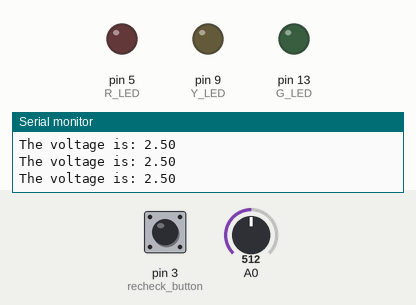
This sketch was run on a simulated Arduino Uno, built with avr-gcc and run on an emulated ATmega328P. Shown: output pins drawn as LEDs (lit = HIGH), the last lines printed to the serial monitor. The inputs (shaded band) are chosen by the test bench; at power-on: A0 = 512, pin 3 (recheck_button) LOW.

Above: at 2.8 s.
2.9 s: A0 set to 337
5.9 s: A0 set to 312
At 6.7 s:
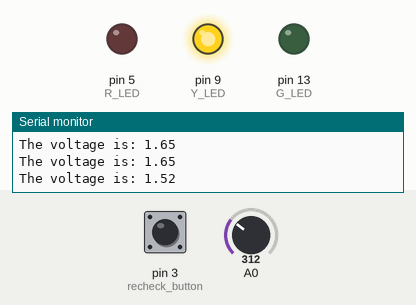
8.9 s: A0 set to 296
11.9 s: A0 set to 267
At 12.6 s:
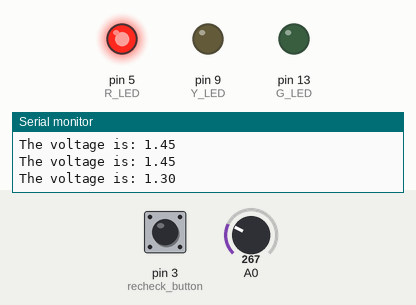
14.9 s: pin 3 (recheck_button) pulled HIGH for 3.2 s
At 21.05 s:
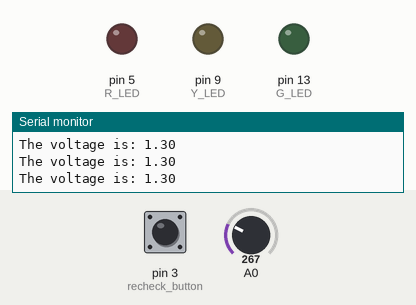
21.1 s: pin 3 (recheck_button) pulled HIGH for 0.15 s
At 21.5 s:
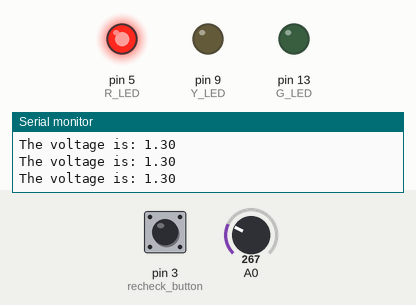
Timing chart, 0 to 25.2 s (numbered marks = the images above; inputs shaded):
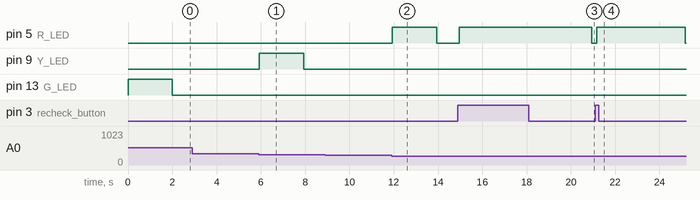

Measured:
- the behaviour switches between 327 and 326 on A0 (found by bisection; images 0 and 1)
- the behaviour switches between 286 and 285 on A0 (found by bisection; images 1 and 2)
- after the input at 5.9 s, pin 9 (Y_LED): LOW → HIGH at once, → LOW 2.0 s later
- after the input at 11.9 s, pin 5 (R_LED): LOW → HIGH at once, → LOW 2.0 s later
- after the input at 14.9 s, pin 5 (R_LED): LOW → HIGH after 0.05 s, → LOW 6.0 s later
- after the input at 21.1 s, pin 5 (R_LED): LOW → HIGH after 0.06 s, → LOW 4.0 s later

The sketch:

Volt_Indic.ino
```cpp
int G_LED = 13; // a green led is connected to pin 13
int Y_LED = 9; // a yellow led is connected to pin 9
int R_LED = 5; // a red led is connected to pin 5
int recheck_button = 3; // to repeat the test.
int time_delay = 2000; //so that any led lights up briefly (for 2 seconds).
float reading, recheck_state, v, g, y, r; // g, y, and r ensure the green, yellow, and red leds respectively only once turn on per test.

void setup() {
pinMode(G_LED, OUTPUT);
pinMode(Y_LED, OUTPUT);
pinMode(R_LED, OUTPUT);
pinMode(recheck_button, INPUT);
pinMode(A0, INPUT);
Serial.begin(9600);
}

void loop() {
reading = analogRead(A0);
recheck_state = digitalRead(recheck_button);
v = 5*reading/1023;
Serial.print("The voltage is: ");
Serial.println(v);

//a reading of 327 corresponds to a voltage of 1.6V.
while(g == 0 && reading >= 327 && reading <= 1023){
  digitalWrite(Y_LED, LOW);
  digitalWrite(R_LED, LOW);
  digitalWrite(G_LED, HIGH);
  delay(time_delay);
  digitalWrite(G_LED, LOW);
  g++;
}

//a reading of 286 corresponds to a voltage of 1.4V.
while(y == 0 && reading >= 286 && reading < 327){
  digitalWrite(G_LED, LOW);
  digitalWrite(R_LED, LOW);
  digitalWrite(Y_LED, HIGH);
  delay(time_delay);
  digitalWrite(Y_LED, LOW);
  y++;
}

while(r == 0 && reading > 0 && reading < 286){
  digitalWrite(Y_LED, LOW);
  digitalWrite(G_LED, LOW);
  digitalWrite(R_LED, HIGH);
  delay(time_delay);
  digitalWrite(R_LED, LOW);
  r++;
}

if ( g == 1 || y == 1 || r == 1){
  if (recheck_state == HIGH || reading == 0){
    g = 0;
    y = 0;
    r = 0;
  }
}
}
```
